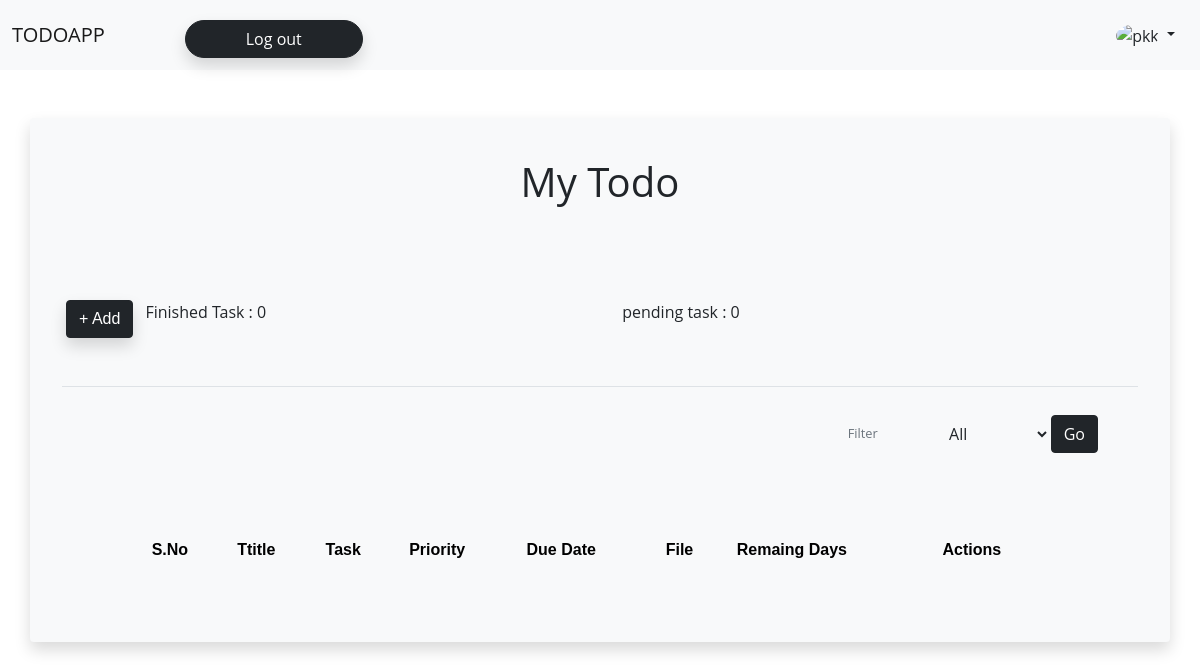
Page /index/ (signed in) on the earlier database version.
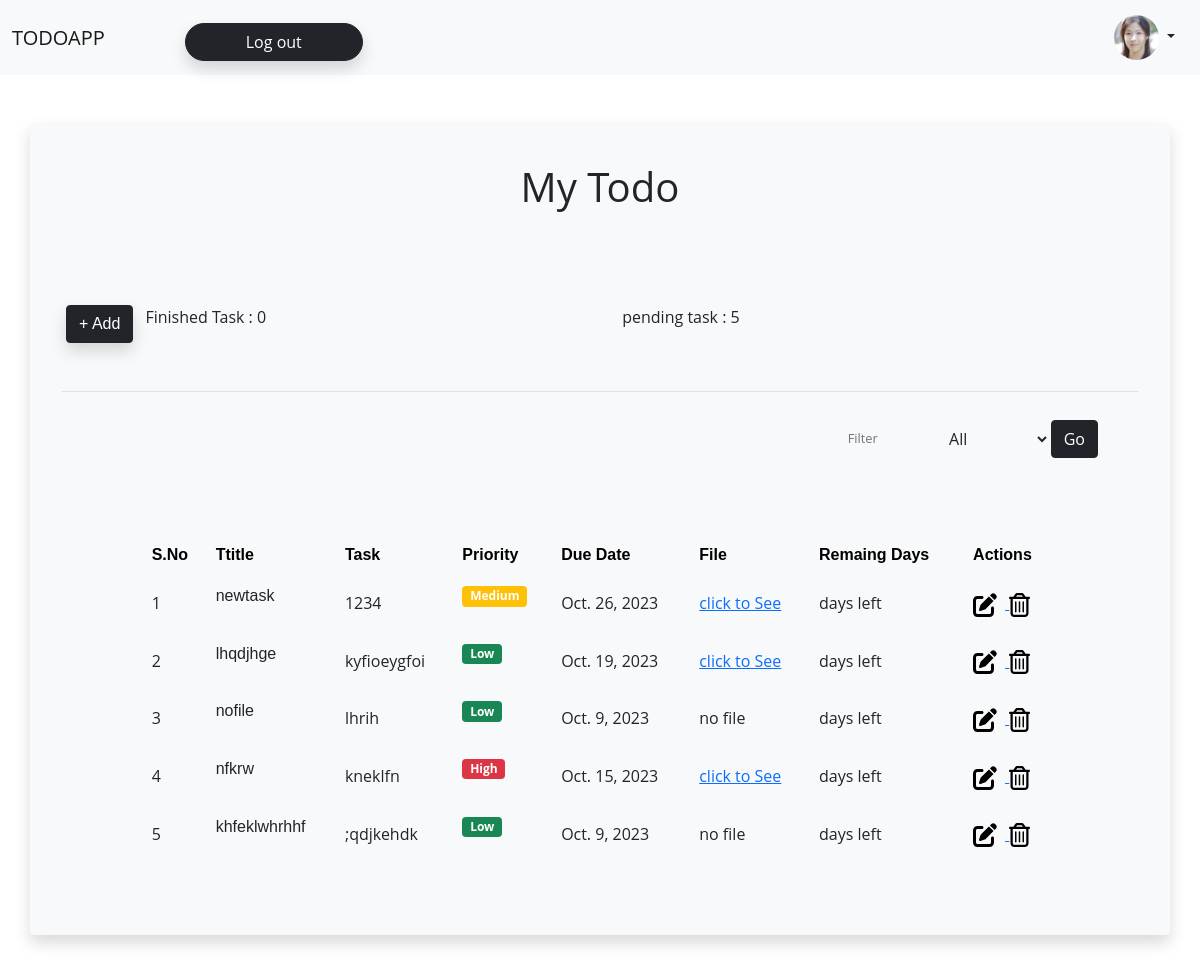
Same page on the later database version.
### adApp/models.py (models this page shows, shortened)
class CustomUser(AbstractUser):
    userIMG = models.ImageField(upload_to="uploads")
    uuid = models.UUIDField(default=uuid.uuid4, editable=False)

class ListDetails(models.Model):
    PRIORTY_LEVEL = [("High", "High"), ("Medium", "Medium"), ("Low", "Low")]
    title = models.CharField(max_length=300)
    slug = models.SlugField(unique=True)
    desc = models.CharField(max_length=300)
    updateDate = models.DateField(default=timezone.now)
    due_date = models.DateField(default=timezone.now)
    is_finished = models.BooleanField(default=False)
    fileUpload = models.FileField(upload_to="uploads/", default=None)
    priority = models.CharField(choices=PRIORTY_LEVEL, max_length=30)
    owner = models.ForeignKey(settings.AUTH_USER_MODEL,
                              on_delete=models.CASCADE)

### adApp/views.py (the view)
# urls.py: path("index/", ShowData.as_view(), name="show"),
class ShowData(LoginRequiredMixin, ListView):
    model = ListDetails
    login_url = "login"
    template_name = "index.html"
    context_object_name = "showdetails"
    def get_queryset(self):
        user = self.request.user
        specificData = ListDetails.objects.none()
        if user.is_authenticated:
            specificData = ListDetails.objects.filter(owner=user)
            return specificData
    def get_context_data(self, **kwargs):
        context = super().get_context_data(**kwargs)
        today = date.today()
        pendigTask = ListDetails.objects.filter(
            is_finished=False, owner=self.request.user).count()
        finishedTask = ListDetails.objects.filter(
            is_finished=True, owner=self.request.user).count()
        context["pendingTask"] = pendigTask
        context["finishedTask"] = finishedTask
        return context

### templates/index.html (shortened to what this page needs)
{% extends 'base.html' %} {% load static %}
{% block content %}
<!DOCTYPE html>
<link rel="stylesheet" href="{% static 'add.css' %}" />
<div class="container m-5 p-2 rounded mx-auto bg-light shadow">
  <div class="row m-1 p-4">
    <div class="col">
      <div class="p-1 h1 text-dark text-center mx-auto display-inline-block">
        My Todo
      </div>
    </div>
  </div>
  <div class="row m-1 p-3">
    <div class="col col-11">
      <div class="row rounded p-2 add-todo-wrapper">
        <div class="col-auto m-0 px-2 d-flex align-items-center">
          <i
            class="fa fa-calendar my-2 px-1 text-primary btn due-date-button"
            data-toggle="tooltip"
            data-placement="bottom"
            title="Set a Due date"></i>
        </div>
      <div class="row">
        <div class="col-auto px-0 mx-0 mr-2">
          <a href="{% url 'add-details' %}">
            <button
              class="btn btn-dark rounded shadow "
              style="font-family: Poppins, sans-serif">
               + Add
            </button>
          </a>
        </div>
        <div class="col-lg-6">
          <p>Finished Task : {{finishedTask}}</p>
        </div>
        <div class="col">
           <p>pending task : {{pendingTask}}</p>
        </div>
      </div>
      </div>
    </div>
  </div>
  <div class="p-2 mx-4 border-black-25 border-bottom"></div>
  <form action="{% url 'showsortlist' 'completed' %}" method="post">
  <div class="row m-1 p-3 px-5 justify-content-end">
    <div class="col-auto d-flex align-items-center">
      <label class="text-secondary my-2 pr-2 view-opt-label">Filter</label>
      <select class="custom-select custom-select-sm btn my-2" name="sortList">
     <option value="all"> <a href="{% url 'show' %}">All</a></option>
      </select>
  <button type="submit" class="btn btn-dark rounded">Go</button>
    </div>
  </div>
  </form>
  <div class="container py-5 h-100">
    <div class="row d-flex justify-content-center align-items-center h-100">
      <div class="col-md-12 col-xl-10">
        <div class="table-responsive">
              <table
                class="table  table-hover table-borderless  align-middle">
                <thead class="table-light">
                <tr style="font-family: Poppins, sans-serif">
                  <th scope="col">S.No</th>
                  <th scope="col">Ttitle</th>
                  <th scope="col">Task</th>
                  <th scope="col">Priority</th>
                  <th scope="col">Due Date</th>
                  <th scope="col">File</th>
                  <th scope="col text-center">Remaing Days</th>
                  <th scope="col text-center">Actions</th>
                  </tr>
                </thead>
                <tbody class="table-group-divider">
                  {% for i in showdetails %}
                  <td class="">{{forloop.counter}}</td>
                  <td>
                    <p
                      class="{% if i.is_finished %} finished-item {%endif%}"
                      style="font-family: Poppins, sans-serif">
                      {{i.title}}
                    </p>
                  </td>
                  <td class="align-middle">{{i.desc}}</td>
                   <td class="align-middle">
                    <h6 class="mb-0">
                      <span>
                        <p
                          class="{% if i.priority == 'High' %} badge bg-danger r {% elif i.priority == 'Medium' %} badge bg-warning {% else %} badge bg-success {%endif%}">
                          {{i.priority}}
                        </p>
                      </span>
                    </h6>
                  </td>
                  <td class="align-middle">{{i.due_date}}</td>
                  {% if i.fileUpload %}
                  <td class="align-middle">
                    <a href="{{i.fileUpload.url}}">click to See</a>
                  </td>
                  {% else %}
                  <td>no file</td>
                  {% endif %}
                  <td class="align-middle">{{i.remaining_days}} days left</td>
                  <td class="align-middle">
                    <a href="{%url 'update-details' i.slug %}">
                    </a>
                    <a href="{% url 'delete-details' i.slug%}">
                    </a>
                  </td>
                  {% endfor%}
                </tbody>
              </table>
            </div>
          </div>
        </div>
      </div>
    </div>
{% endblock %}

### templates/base.html (shortened to what this page needs)
<!DOCTYPE html>
<html lang="en">
  <head>
    <link
      href="https://cdn.jsdelivr.net/npm/bootstrap@5.0.2/dist/css/bootstrap.min.css"
      rel="stylesheet"
 />
  </head>
  <body>
    <nav class="navbar navbar-expand-lg shaodw  navbar-light bg-light">
      <div class="container-fluid">
        <div class="collapse navbar-collapse" id="navbarSupportedContent">
          <a class="navbar-brand mt-2 mt-lg-0" href="#">
            TODOAPP
          </a>
          <ul class="navbar-nav me-auto mb-2 mb-lg-0">
            {% if request.user.is_authenticated %}
            <li class="nav-item">
    <a class="dropdown-item mt-2 mx-5" href="{% url 'logout' %}"
                >
                 <button class="btn btn-dark shadow w-100 rounded-pill ">Log out</button>
                </a
              >
            </li>
          </ul>
        </div>
        <div class="d-flex align-items-center">
          <div class="btn-group">
            <button class="btn  dropdown-toggle" type="button" id="triggerId" data-bs-toggle="dropdown" aria-haspopup="true"
                aria-expanded="false">
                {% if request.user.userIMG %}
                   <img
                   src = "{{user.userIMG.url}}"
            class="rounded-circle"
            height="45"
            alt="Img"
            loading="lazy"
          />
            </button>
            {% else %}
                   <img
                   src = ""
            class="rounded-circle"
            height="45"
            alt="{{request.user}}"
            loading="lazy"
          />
          {% endif %}
          </div>
    </div>
            {% endif %}
          </div>
    </nav>
    {% block content %} {% endblock%}
  </body>
</html>

### static/add.css (style rules this page uses)
body { font-family: "Open Sans", sans-serif; line-height: 1.6; }
.view-opt-label, .date-label { font-size: 0.8rem; }

Differences in the rows shown:
now on this page (row edited): CustomUser: userIMG (picture)
added ListDetails: title "newtask", desc "1234", priority "Medium", due_date "Oct. 26, 2023"
added ListDetails: title "lhqdjhge", desc "kyfioeygfoi", priority "Low", due_date "Oct. 19, 2023"
added ListDetails: title "nofile", desc "lhrih", priority "Low", due_date "Oct. 9, 2023", fileUpload "no file"
added ListDetails: title "nfkrw", desc "kneklfn", priority "High", due_date "Oct. 15, 2023"
added ListDetails: title "khfeklwhrhhf", desc ";qdjkehdk", priority "Low", due_date "Oct. 9, 2023", fileUpload "no file"
Other differences:
{{ pendingTask }}: "0" → "5"
